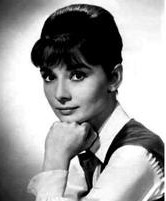
%> input picture EdgeThin/test.jpg, 166 x 201 px
$ octave main.m   (GNU Octave 9; MATLAB toolbox functions it lacks are replaced by stand-ins)
%> lines starting %> are read from the running program, lines starting %| are printed output that depends on the picture; in (x1, y1, x2, y2) boxes, pixels count from 0 and x2, y2 are one past the last pixel; in counts of white or black regions, pixels touching at a corner belong together; the program's own positions count from 1
### EdgeThin/MySobel.m
function [list0] = MySobel(list1, scale, type)
%UNTITLED2 此处显示有关此函数的摘要
%   此处显示详细说明
rows = size(list1, 1);
cols = size(list1, 2);
list0 = zeros(rows, cols);
for i = 2 : rows -1
    for j = 2 : cols -1
        %计算水平差分
        A = abs((list1(i-1, j+1) + 2.0 * list1(i, j+ 1) + list1(i+1, j+ 1))-(list1(i-1, j-1) + 2.0 * list1(i, j-1)+list1(i + 1, j-1)));
        %计算垂直差分
        B = abs((list1(i+ 1, j-1) + 2.0 * list1( i + 1, j) + list1(i+1, j+ 1))-(list1(i-1, j-1) + 2.0 * list1(i - 1, j)+list1(i - 1, j + 1)));
        switch type
            case 'M'
                if A > B
                    C = A;
                else
                    C = B;
                end

            case 'H'
                C = A;

            case  'V'
                C = B;

            otherwise
                C = A + B;
        end

        C = C / scale;
        if( C > 255.0)
            C = 255.0;
        end

        list0(i, j) = C;
    end
end

end

### EdgeThin/SobelThinning.m
function [list0 ] = SobelThinning(list1)
%SOBELTHINNING 此处显示有关此函数的摘要
%   此处显示详细说明
list0 = MySobel(list1, 1, 'M');
rows = size(list1, 1);
cols = size(list1, 2);

for i = 2 :  rows - 3
    for j =  2 : cols - 3
        g = list1(i,j) - list0(i, j);
        if ((list1(i, j- 1) + list1(i, j+ 1) == 0) || (list1(i -1, j) + list1(i + 1, j) == 0))
            list0(i, j) = list1(i, j);
        else
            if g < 0
                list0(i, j) = 0;
            else
                list0(i, j) = g;
            end
        end
    end
end

end

### EdgeThin/OnePWidthW.m
function [list0 ] = OnePWidthW(list1)
%ONEPWIDTHW 此处显示有关此函数的摘要
%   此处显示详细说明
rows = size(list1, 1);
cols = size(list1, 2);

list0 = zeros(rows, cols);

for i =  2 : rows - 2
    for j = 2 : cols - 2
        if list1(i, j) == 0   %非边界不处理
            continue;
        end
         n = 0;   %计数值初始化
         p = list1(i, j);   %取当前像素值

         for l = -1: 1: 1
             for k = -1 : 1 :1
                 if list1(i+l, j + k) >=p
                     n = n +1;
                 end
             end
         end

         if(n > 3)  %超过三点者
             t = LineWidthW(list1, j, i, p);  %检测线宽

             if t < 2
                 list0(i, j) = p;
             end

         elseif(n == 3)
             if list1(i , j - l) > p
                if(list1(i -l, j) >p ) || (list1(i + l, j) > p)
                    n = n -1;
                end
             elseif list1(i, j + l) > p
                 if(list1(i -l, j) >p ) || (list1(i + l, j) > p)
                    n = n -1;
                  end
             end
             if n == 3
                 list0(i, j) = p;
             end

         else
             list0(i, j) = p;

         end

    end
end

for i =  2 : rows - 2
    for j = 2 : cols - 2
        if list1(i, j) == 0
            continue;
        end

        n = 1;
        for l = -1: 1: 1
             for k = -1 : 1 :1
                 if list1(i+l, j + k) > 0
                     n = n +1;
                 end
             end
        end

         if n == 1
             list0(i,j) = 0;
         end

    end
end


end

### EdgeThin/main.m
close all;

src = imread("test.jpg");
%> src is the input picture: size 201x166x3 uint8; min 0, max 255, mean 157.8
src = rgb2gray(src);
%> src: size 201x166 uint8
list1 = MySobel(src, 1, 'M');
%> after the loop in MySobel, `for i = 2 : rows -1`:
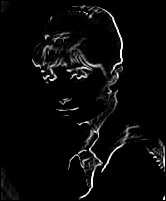
%> list0: size 201x166 double; min 0, max 255, mean 9.2
%> after the loop in MySobel, `for i = 2 : rows -1`: C = 246


imshow(uint8(list1));

list0 = SobelThinning(list1);
%> call 2 of MySobel, with scale = 1, type = 'M'
%> after the loop in MySobel (call 2), `for i = 2 : rows -1`:
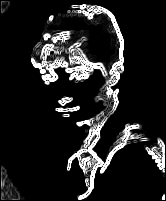
%> list0: size 201x166 double; min 0, max 255, mean 33.4
%> after the loop in MySobel (call 2), `for i = 2 : rows -1`: C = 255

listu = SobelThinning(list0);
%> call 3 of MySobel, with scale = 1, type = 'M'
%> after the loop in MySobel (call 3), `for i = 2 : rows -1`:
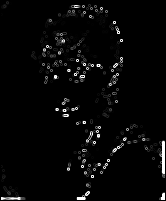
%> list0: size 201x166 double; min 0, max 255, mean 7.3
%> after the loop in SobelThinning (call 2), `for i = 2 :  rows - 3`:
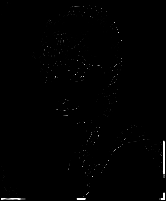
%> list0: size 201x166 double; 12.04% of pixels changed, all inside (x1, y1, x2, y2) = (1, 1, 163, 198)

listv = SobelThinning(listu);
%> after the loop in SobelThinning (call 3), `for i = 2 :  rows - 3`:
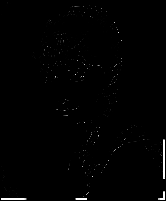
%> list0: size 201x166 double; min 0, max 255, mean 1.9

listu = (list0 + listu + listv) ./3.0;

result = OnePWidthW(listu);
%> after the loop in OnePWidthW, `for i =  2 : rows - 2`: t = 2
imwrite(result,"r.png");
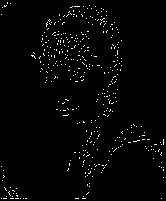
%> saved as r.png: size 201x166 uint8; min 0, max 255, mean 5

figure;
imshow(uint8(result));
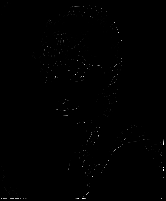
%> displayed picture: size 201x166, on the screen's scale of 0 to 255; min 0, max 255, mean 0.7; mean of the top-left, top-right, bottom-left and bottom-right quarters 0.6, 0.6, 0.7, 1.1
